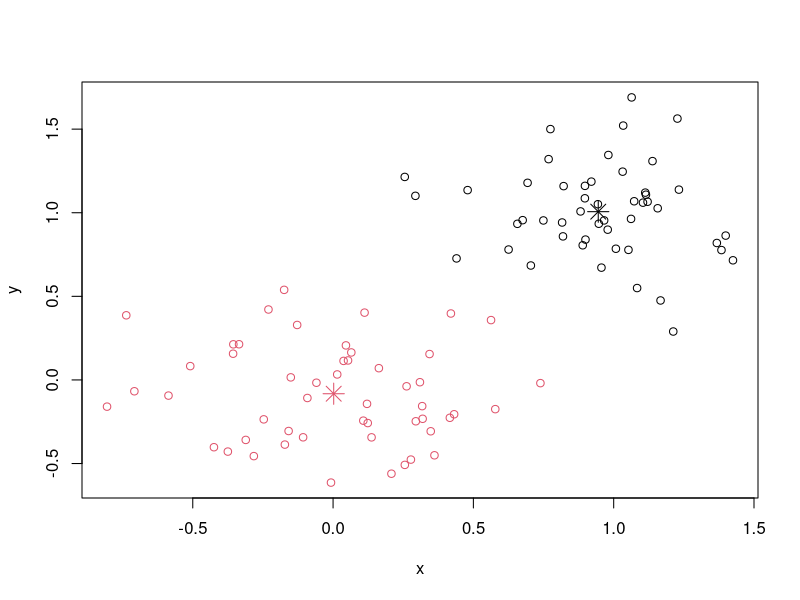
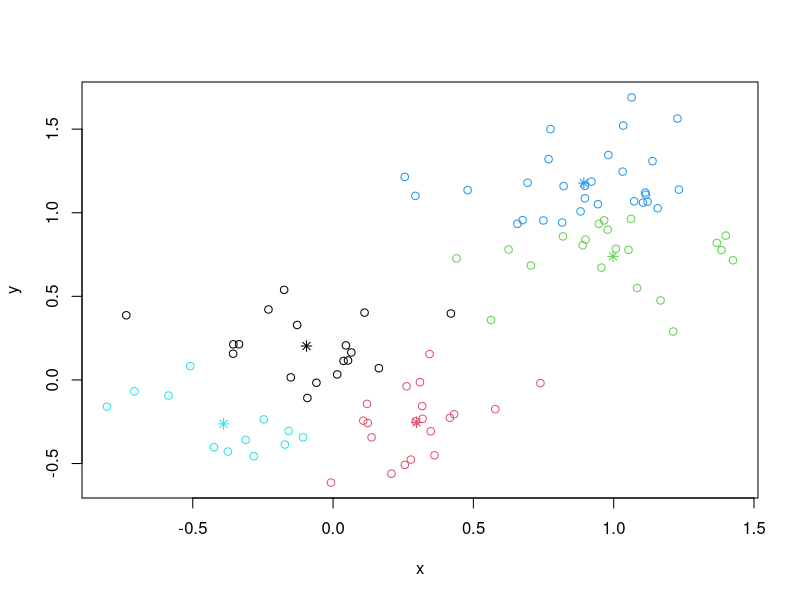

The R script that drew these images, in order:
require(graphics)

# create a 2-dimensional example
x <- rbind(matrix(rnorm(100, sd = 0.3), ncol = 2), matrix(rnorm(100, mean = 1, sd = 0.3), ncol = 2))
colnames(x) <- c('x', 'y')
cl <- kmeans(x, 2)

plot(x, col = cl$cluster) # color: cluster
points(cl$centers, col = 1:2, pch = 8, cex = 2)

# random starts to help here with too many clusters
cl <- kmeans(x, 5, nstart = 25)
plot(x, col = cl$cluster)
points(cl$centers, col = 1:5, pch = 8)


require('class')

# prepare train / test data
tr.idx <- c(1:25, 51:75, 101:125)
ds.tr <- iris[tr.idx, 1:4]
ds.ts <- iris[-tr.idx, 1:4]
cl.tr <- factor(iris[tr.idx, 5])
cl.ts <- factor(iris[-tr.idx, 5])

pred <- knn(ds.tr, ds.ts, cl.tr, k = 3, prob = TRUE)
acc <- mean(pred == cl.ts)

table(pred, cl.ts)